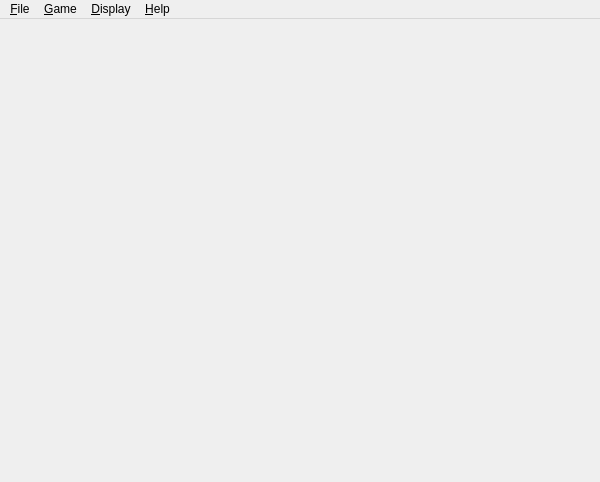
<ui version="4.0" >
 <author></author>
 <comment></comment>
 <exportmacro></exportmacro>
 <class>BlobWarWindow</class>
 <widget class="QMainWindow" name="BlobWarWindow" >
  <property name="geometry" >
   <rect>
    <x>0</x>
    <y>0</y>
    <width>600</width>
    <height>482</height>
   </rect>
  </property>
  <property name="windowTitle" >
   <string>BlobWar</string>
  </property>
  <widget class="QWidget" name="widget" >
   <property name="geometry" >
    <rect>
     <x>0</x>
     <y>29</y>
     <width>600</width>
     <height>453</height>
    </rect>
   </property>
   <layout class="QGridLayout" >
    <property name="margin" >
     <number>3</number>
    </property>
    <property name="spacing" >
     <number>6</number>
    </property>
    <item row="0" column="0" >
     <widget class="BlobWarViewer" name="blobWarViewer" />
    </item>
   </layout>
  </widget>
  <widget class="QMenuBar" name="menubar" >
   <property name="geometry" >
    <rect>
     <x>0</x>
     <y>0</y>
     <width>600</width>
     <height>28</height>
    </rect>
   </property>
   <widget class="QMenu" name="fileMenu" >
    <property name="geometry" >
     <rect>
      <x>0</x>
      <y>0</y>
      <width>700</width>
      <height>420</height>
     </rect>
    </property>
    <property name="title" >
     <string>&amp;File</string>
    </property>
    <addaction name="fileOpenAction" />
    <addaction name="fileSaveAction" />
    <addaction name="fileSaveAsAction" />
    <addaction name="separator" />
    <addaction name="fileExitAction" />
   </widget>
   <widget class="QMenu" name="PopupMenu" >
    <property name="geometry" >
     <rect>
      <x>0</x>
      <y>0</y>
      <width>700</width>
      <height>420</height>
     </rect>
    </property>
    <property name="title" >
     <string>&amp;Display</string>
    </property>
    <addaction name="togglePossibleMoveAction" />
    <addaction name="toggleAnimationAction" />
   </widget>
   <widget class="QMenu" name="helpMenu" >
    <property name="geometry" >
     <rect>
      <x>0</x>
      <y>0</y>
      <width>700</width>
      <height>420</height>
     </rect>
    </property>
    <property name="title" >
     <string>&amp;Help</string>
    </property>
    <addaction name="helpRulesAction" />
    <addaction name="helpAboutAction" />
   </widget>
   <widget class="QMenu" name="editMenu" >
    <property name="geometry" >
     <rect>
      <x>397</x>
      <y>279</y>
      <width>173</width>
      <height>169</height>
     </rect>
    </property>
    <property name="title" >
     <string>&amp;Game</string>
    </property>
    <addaction name="gameNewGameAction" />
    <addaction name="separator" />
    <addaction name="gameUndoAction" />
    <addaction name="gameRedoAction" />
    <addaction name="separator" />
    <addaction name="gameBlueIsHumanAction" />
    <addaction name="gameConfigureBluePlayerAction" />
    <addaction name="separator" />
    <addaction name="gameRedIsHumanAction" />
    <addaction name="gameConfigureRedPlayerAction" />
   </widget>
   <addaction name="fileMenu" />
   <addaction name="editMenu" />
   <addaction name="PopupMenu" />
   <addaction name="helpMenu" />
  </widget>
  <action name="fileOpenAction" >
   <property name="iconText" >
    <string>Load game</string>
   </property>
   <property name="toolTip" >
    <string>Load a saved game</string>
   </property>
   <property name="shortcut" >
    <string>Ctrl+O</string>
   </property>
  </action>
  <action name="fileSaveAction" >
   <property name="iconText" >
    <string>Save</string>
   </property>
   <property name="shortcut" >
    <string>Ctrl+S</string>
   </property>
  </action>
  <action name="fileSaveAsAction" >
   <property name="iconText" >
    <string>Save As</string>
   </property>
   <property name="shortcut" >
    <string/>
   </property>
  </action>
  <action name="fileExitAction" >
   <property name="iconText" >
    <string>Exit</string>
   </property>
   <property name="shortcut" >
    <string>Esc</string>
   </property>
  </action>
  <action name="gameUndoAction" >
   <property name="iconText" >
    <string>Undo</string>
   </property>
   <property name="shortcut" >
    <string>Ctrl+Z</string>
   </property>
  </action>
  <action name="gameRedoAction" >
   <property name="iconText" >
    <string>Redo</string>
   </property>
   <property name="shortcut" >
    <string>Ctrl+Y</string>
   </property>
  </action>
  <action name="helpRulesAction" >
   <property name="iconText" >
    <string>Rules of BlobWar</string>
   </property>
   <property name="shortcut" >
    <string/>
   </property>
  </action>
  <action name="helpAboutAction" >
   <property name="iconText" >
    <string>About</string>
   </property>
   <property name="shortcut" >
    <string/>
   </property>
  </action>
  <action name="gameNewGameAction" >
   <property name="iconText" >
    <string>New game</string>
   </property>
   <property name="shortcut" >
    <string>Ctrl+N</string>
   </property>
  </action>
  <action name="toggleAnimationAction" >
   <property name="checkable" >
    <bool>true</bool>
   </property>
   <property name="checked" >
    <bool>true</bool>
   </property>
   <property name="iconText" >
    <string>Animate moves</string>
   </property>
  </action>
  <action name="togglePossibleMoveAction" >
   <property name="checkable" >
    <bool>true</bool>
   </property>
   <property name="checked" >
    <bool>true</bool>
   </property>
   <property name="text" >
    <string>Show possible moves</string>
   </property>
   <property name="iconText" >
    <string>Show possible moves</string>
   </property>
  </action>
  <action name="gameRedIsHumanAction" >
   <property name="checkable" >
    <bool>true</bool>
   </property>
   <property name="checked" >
    <bool>false</bool>
   </property>
   <property name="iconText" >
    <string>Red player is human</string>
   </property>
  </action>
  <action name="gameBlueIsHumanAction" >
   <property name="checkable" >
    <bool>true</bool>
   </property>
   <property name="checked" >
    <bool>true</bool>
   </property>
   <property name="iconText" >
    <string>Blue player is human</string>
   </property>
  </action>
  <action name="gameConfigureRedPlayerAction" >
   <property name="enabled" >
    <bool>true</bool>
   </property>
   <property name="text" >
    <string>Configure red player</string>
   </property>
   <property name="iconText" >
    <string>Configure red player</string>
   </property>
  </action>
  <action name="gameConfigureBluePlayerAction" >
   <property name="enabled" >
    <bool>false</bool>
   </property>
   <property name="text" >
    <string>Configure blue player</string>
   </property>
   <property name="iconText" >
    <string>Configure blue player</string>
   </property>
  </action>
 </widget>
 <layoutdefault spacing="6" margin="11" />
 <pixmapfunction></pixmapfunction>
 <customwidgets>
  <customwidget>
   <class>QMainWindow</class>
   <extends></extends>
   <header>qmainwindow.h</header>
   <container>1</container>
   <pixmap></pixmap>
  </customwidget>
  <customwidget>
   <class>BlobWarViewer</class>
   <extends></extends>
   <header>blobWarViewer.h</header>
   <container>0</container>
   <pixmap></pixmap>
  </customwidget>
 </customwidgets>
 <resources/>
 <connections/>
</ui>
